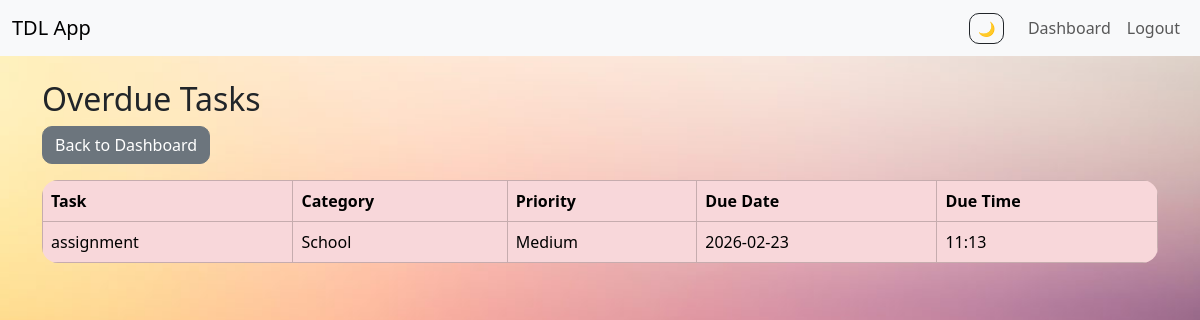
Screenshot of /overdue (signed in) with the database file from the repository.
### tables this page shows
CREATE TABLE tasks(
        id INTEGER PRIMARY KEY AUTOINCREMENT,
        user_id INTEGER,
        name TEXT,
        category TEXT,
        priority TEXT,
        due_date TEXT,
        due_time TEXT,
        status TEXT DEFAULT 'Pending'
    );

### app.py (the view)
@app.route("/overdue")
@login_required
def overdue():
    conn = sqlite3.connect("database.db")
    conn.row_factory = sqlite3.Row
    tasks = conn.execute("""
        SELECT * FROM tasks
        WHERE user_id=? AND status='Pending'
    """, (current_user.id,)).fetchall()
    conn.close()
    overdue_tasks = []
    now = datetime.now()
    for task in tasks:
        task_datetime = datetime.strptime(
            task["due_date"] + " " + task["due_time"],
            "%Y-%m-%d %H:%M"
        )
        if task_datetime < now:
            overdue_tasks.append(task)
    return render_template("overdue.html", tasks=overdue_tasks)

### app.py (called while the page is built)
@login_manager.user_loader
def load_user(user_id):
    return User(user_id)

### templates/overdue.html (shortened to what this page needs)
{% extends "base.html" %}
{% block content %}
<h2>Overdue Tasks</h2>
<a href="{{ url_for('dashboard') }}" class="btn btn-secondary mb-3">Back to Dashboard</a>
<table class="table table-bordered table-danger">
<tr>
    <th>Task</th>
    <th>Category</th>
    <th>Priority</th>
    <th>Due Date</th>
    <th>Due Time</th>
</tr>
{% for task in tasks %}
<tr>
    <td>{{ task.name }}</td>
    <td>{{ task.category }}</td>
    <td>{{ task.priority }}</td>
    <td>{{ task.due_date }}</td>
    <td>{{ task.due_time }}</td>
</tr>
{% endfor %}
</table>
{% endblock %}

### rows the page displays
tasks: name "assignment", category "School", priority "Medium", due_date "2026-02-23", due_time "11:13"
